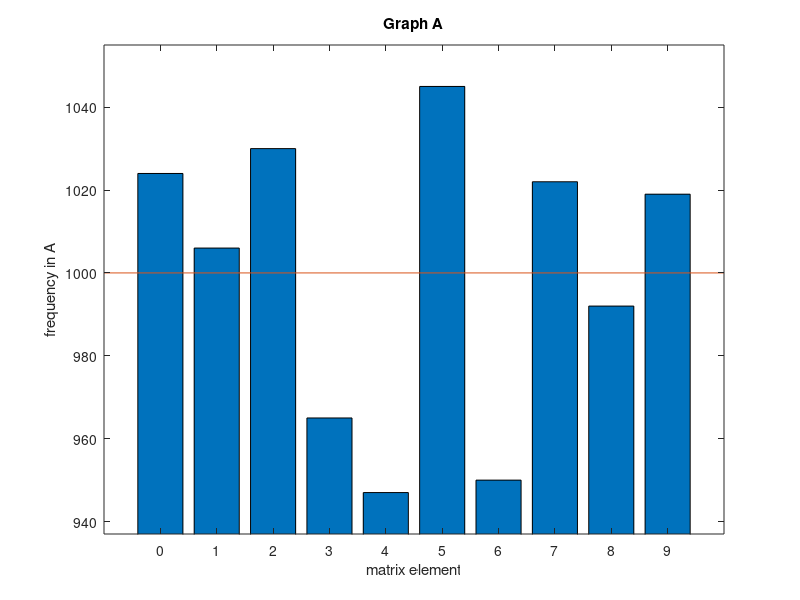
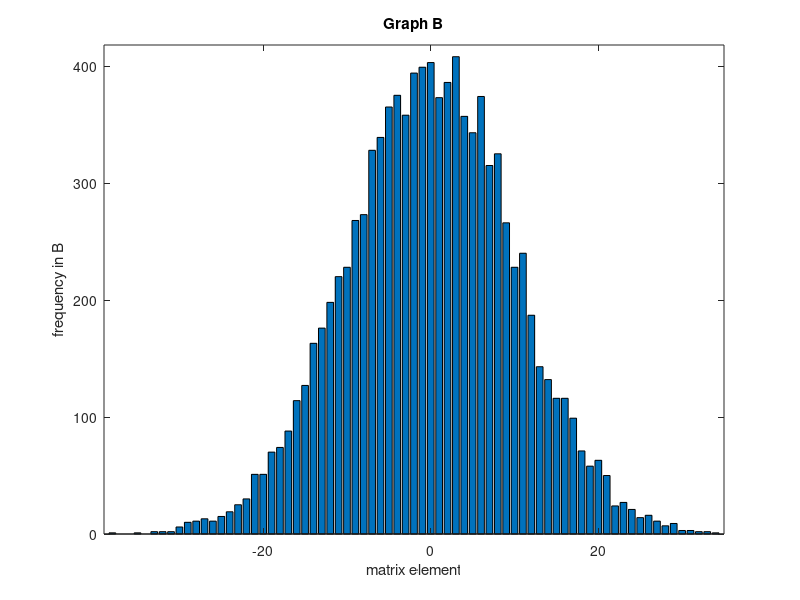
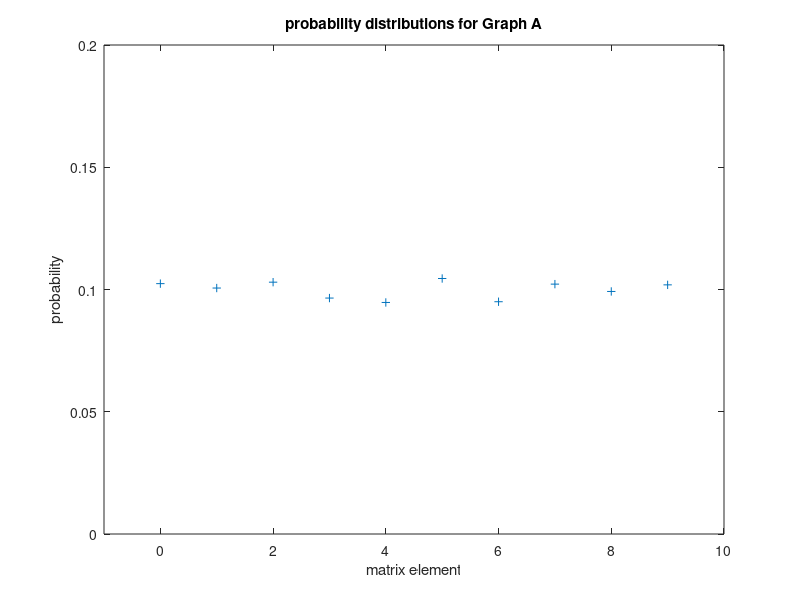
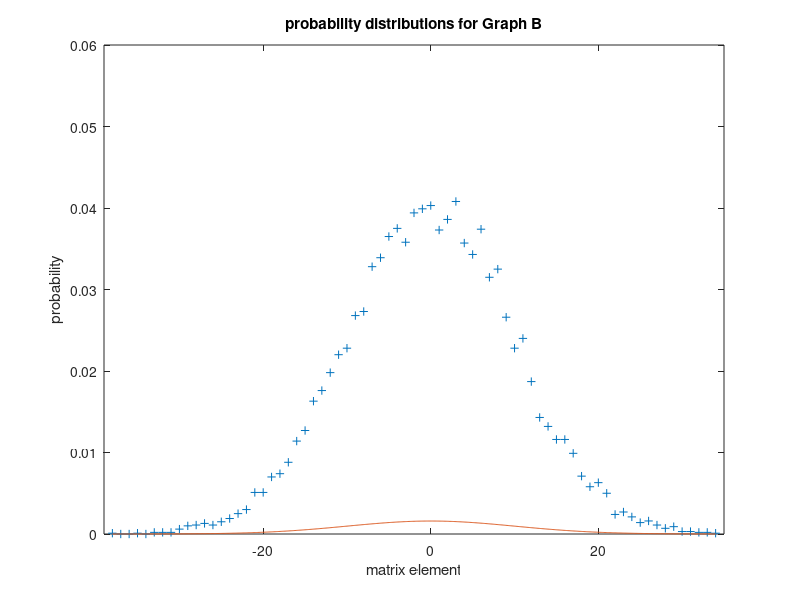

Source code (MATLAB) for these figures, in order:
#Exercise 1
N=100;

#(a)Defining A and B
#We use fix() for A to obtain an integer because we want to stay in the interval (0,10]
#so witth 0 as possible value, but not 10 as possible value.
A = fix(10 * rand(N,N));
#We use round() for B to obtain an integer in order to keep it a normal distribution
B = round(10*randn(N,N));
A
B

#(b)Defining min and max for A and B
amin=min(min(A));
amax=max(max(A));
bmin=min(min(B));
bmax=max(max(B));

amin,amax,bmin,bmax

#(c)Determining the frequency of each matrix element
a=[];
for i=0 : 9
  a_help=sum(sum(A==i));
    a=[a,a_help];
endfor;

b=[];
for i=bmin : bmax
  b_help=sum(sum(B==i));
  b=[b,b_help];
endfor;



#(d) and (e)Plotting the histograms
a_mean= mean(a);
a_c= 0:9;
b_c=bmin:bmax;

figure(1);
bar(a_c,a)
  title('Graph A');
  axis([-1, 10, min(a)-10, max(a)+10]);
  xlabel ('matrix element');
  ylabel('frequency in A');
  hold on;
  plot([-1, 10],line([-1,10],[a_mean,a_mean]))
  hold off;

figure(2);
bar (b_c,b)
  title('Graph B');
  axis([bmin-1, bmax+1, 0, max(b)+10]);
  xlabel ('matrix element');
  ylabel('frequency in B');


#(f) and (g) Probability distributions

p_a=[];
for i=1 : length(a)
  a_help=a(i)/(N*N);
  p_a=[p_a,a_help];
endfor;

p_b=[];
for i=1 : length(b)
  b_help=b(i)/(N*N);
  p_b=[p_b,b_help];
endfor;


figure(3);
plot(a_c,p_a,"+")
  title('probability distributions for Graph A');
  axis([-1, 10, 0, 0.2]);
  xlabel ('matrix element');
  ylabel('probability');


# For plotting the graph for (g)
values_x=[bmin:0.1:bmax];
values_y= (1/(200*pi)*exp(-(((values_x).^2 )/200)));


figure(4);
plot(b_c,p_b,"+")
  title('probability distributions for Graph B');
  axis([bmin-1, bmax+1, 0, 0.06]);
  xlabel ('matrix element');
  ylabel('probability');
  hold on;
  plot(values_x,values_y)
  hold off;
  
#Sum of the  probabilities in distribution a and b:
Sum_a=sum(p_a)
Sum_b=sum(p_b)


#(h)

sum_omega1= 0;
for i= -10 : 10
  sum_omega1=sum_omega1+ sum(sum(B==i));
endfor;
sum_omega1=(sum_omega1*100)/(N*N)

sum_omega2= 0;
for i= -20 : 20
  sum_omega2=sum_omega2+ sum(sum(B==i));
endfor;
sum_omega2=(sum_omega2*100)/(N*N)

sum_omega3= 0;
for i= -30 : 30
  sum_omega3=sum_omega3+ sum(sum(B==i));
endfor;
sum_omega3=(sum_omega3*100)/(N*N)







